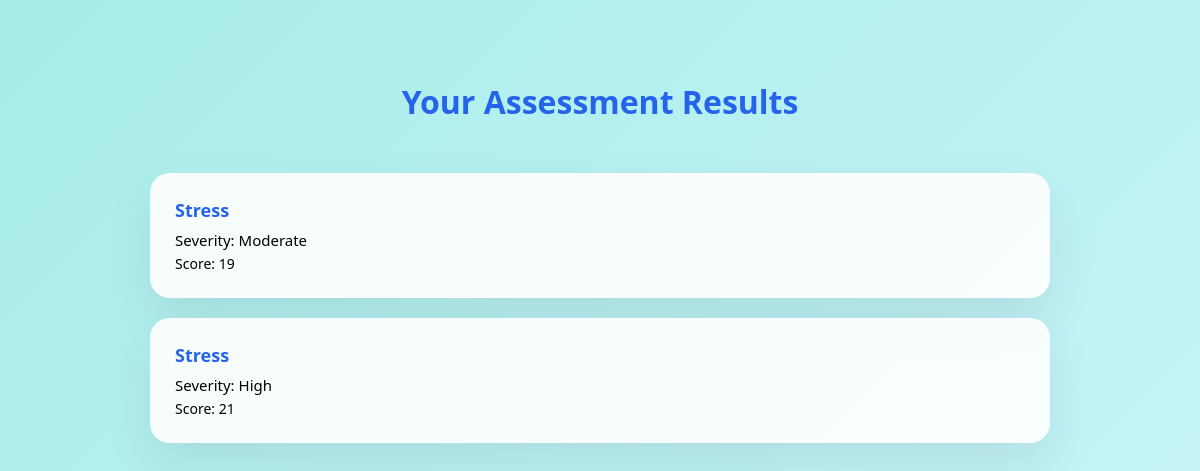
The page /results (signed in) on the database as committed earlier.
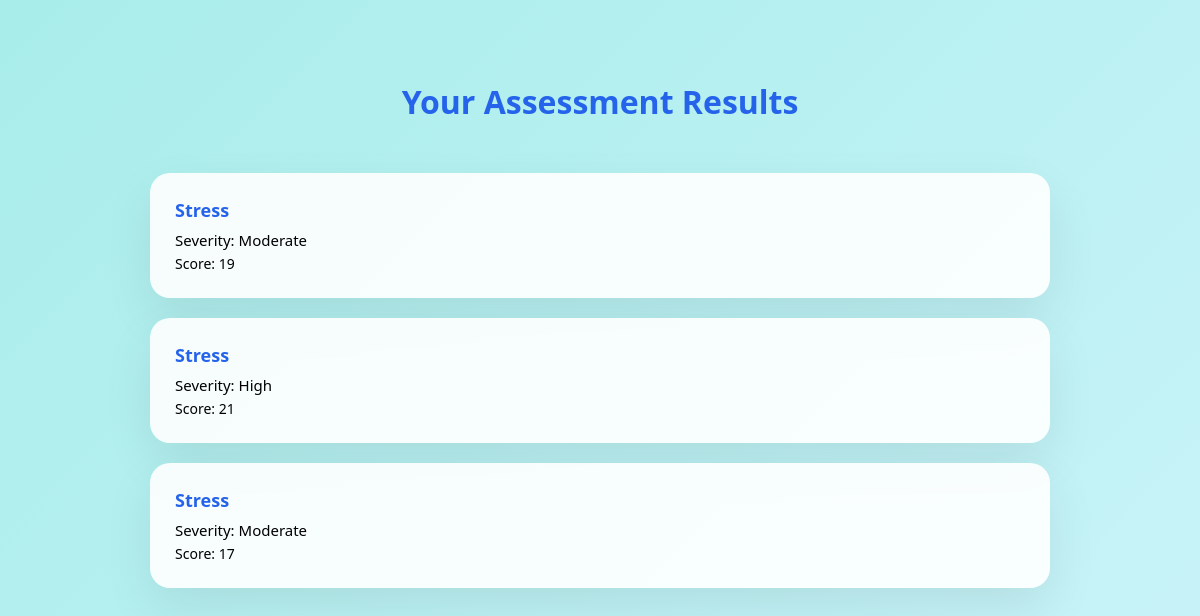
The same page on the database as committed later.
### backend/app.py (models this page shows)
class Result(db.Model):
    id = db.Column(db.Integer, primary_key=True)
    user_id = db.Column(db.Integer, db.ForeignKey('user.id'))
    test_name = db.Column(db.String(100))
    score = db.Column(db.Integer)
    severity = db.Column(db.String(50))

### backend/app.py (the view)
@app.route("/results")
@login_required
def results():
    user_results = Result.query.filter_by(user_id=current_user.id).all()
    return render_template("results.html", results=user_results)

### backend/app.py (called while the page is built)
@login_manager.user_loader
def load_user(user_id):
    return User.query.get(int(user_id))

### templates/results.html (shortened to what this page needs)
<!DOCTYPE html>
<html>
<head>
</head>
<body>
<h1>Your Assessment Results</h1>
<div class="container">
{% if results %}
    {% for r in results %}
    <div class="result-card">
        <div class="test">{{ r.test_name }}</div>
        <div class="severity">Severity: {{ r.severity }}</div>
        <div class="score">Score: {{ r.score }}</div>
    </div>
    {% endfor %}
{% else %}
<p style="text-align:center;">No assessments taken yet.</p>
{% endif %}
</div>
</body>
</html>

### templates/results.html (style rules this page uses)
* { margin:0;padding:0;box-sizing:border-box; }
body { font-family:'Segoe UI',sans-serif; min-height:100vh; background:linear-gradient(135deg,#a8edea,#d6f6ff,#c9d6ff,#e4c1f9); background-size:400% 400%; animation:bgMove 18s ease infinite; padding:80px 10%; }
h1 { text-align:center; margin-bottom:50px; color:#2563eb; }
.container { max-width:900px; margin:auto; }
.result-card { background:rgba(255,255,255,.9); padding:25px; border-radius:20px; margin-bottom:20px; box-shadow:0 20px 50px rgba(0,0,0,.08); }
.test { font-size:18px; font-weight:600; color:#2563eb; }
.severity { margin-top:8px; font-size:15px; }
.score { font-size:14px; margin-top:4px; }

Rows that differ between the two databases and show on the page:
added Result: test_name "Stress", severity "Moderate", score "17"
